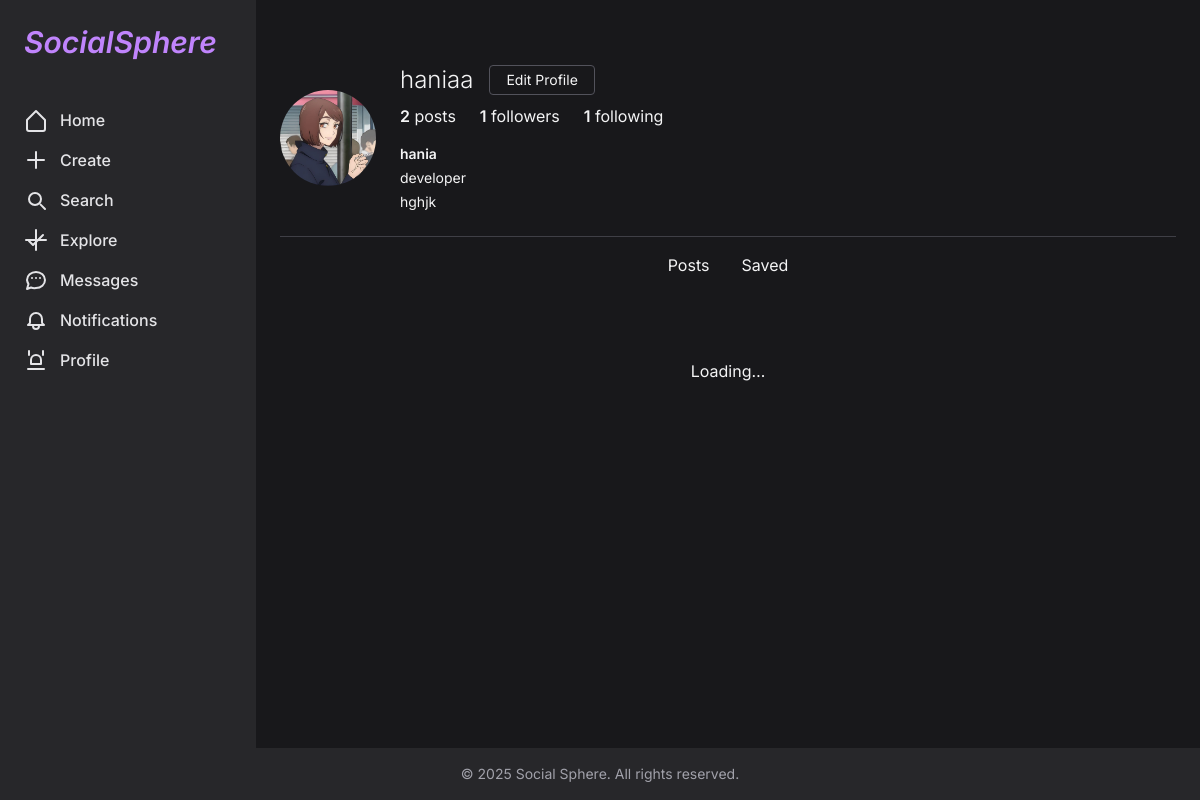
Page /users/haniaa/ (signed in) on the committed database.
### social/models.py (models this page shows, shortened)
class User(AbstractUser):
    email = models.EmailField(unique=True)
    date_of_birth = models.DateField(blank=True, null=True)
    bio = models.TextField(null=True, blank=True)
    photo = models.ImageField(upload_to="account_images/", blank=True, null=True)
    job = models.CharField(max_length=250, null=True, blank=True)
    following = models.ManyToManyField('self', through='Contact', related_name="followers", symmetrical=False)
    USERNAME_FIELD = 'email'
    REQUIRED_FIELDS = ['username']
    def get_followers(self):
        return [contact.user_from for contact in self.rel_to_set.all().order_by('-created')]
    def get_followings(self):
        return [contact.user_to for contact in self.rel_from_set.all().order_by('-created')]

### social/views.py (the view)
# urls.py: path('users/<username>/', views.profile_view, name='user_detail'),
@login_required
def profile_view(request, username):
    user_obj = get_object_or_404(User, username=username, is_active=True)
    is_self = (request.user == user_obj)
    return render(request, 'user/profile.html', {
        'user': user_obj,
        'is_self': is_self,
        'followers': user_obj.get_followers(),
        'following': user_obj.get_followings(),
    })

### social/context_processors.py (called while the page is built)
def notifications(request):
    if not request.user.is_authenticated:
        return {}
    last_login = request.user.last_login or timezone.now()
    msg_count = Message.objects.filter(
        thread__participants=request.user,
        is_read=False
    ).exclude(sender=request.user).count()
    fol_count = Contact.objects.filter(
        user_to=request.user,
        created__gt=last_login
    ).count()
    com_count = Comment.objects.filter(
        post__author=request.user,
        created__gt=last_login
    ).count()
    return {
        'notif_messages': msg_count,
        'notif_followers': fol_count,
        'notif_comments': com_count,
    }

def notifications_count(request):
    if request.user.is_authenticated:
        count = Notification.objects.filter(user=request.user, unread=True).count()
        return {'notifications_count': count}
    return {'notifications_count': 0}

def unread_messages_count(request):
    if not request.user.is_authenticated:
        return {}
    count = Message.objects.filter(
        thread__participants=request.user,
        is_read=False
    ).exclude(sender=request.user).count()
    return {'unread_messages_count': count}

### social/templates/user/profile.html (shortened to what this page needs)
{% extends 'base.html' %}
{% load static humanize %}
{% block content %}
<div class="max-w-4xl mx-auto py-6 space-y-6">
  <div class="flex items-center space-x-6">
    {% if user.photo %}
      <img src="{{ user.photo.url }}"
           class="w-24 h-24 rounded-full object-cover"/>
    {% else %}
      <div class="w-24 h-24 rounded-full bg-zinc-700 flex items-center justify-center text-zinc-300 text-4xl">
        {{ user.username|slice:":1"|upper }}
      </div>
    {% endif %}
    <div class="flex-1 space-y-2">
      <div class="flex items-center space-x-4">
        <h1 class="text-2xl font-light">{{ user.username }}</h1>
        {% if is_self %}
          <a href="{% url 'social:edit_account' %}"
             class="px-4 py-1 border border-zinc-600 rounded text-sm hover:bg-zinc-700 transition">
            Edit Profile
          </a>
        {% endif %}
      </div>
      <div class="flex space-x-6">
        <span><span class="font-semibold">{{ user.user_posts.count }}</span> posts</span>
        <span id="followersBtn" class="cursor-pointer">
          <span class="font-semibold">{{ followers|length }}</span> followers
        </span>
        <span id="followingBtn" class="cursor-pointer">
          <span class="font-semibold">{{ following|length }}</span> following
        </span>
      </div>
      {% if user.first_name or user.bio or user.job %}
        <div class="pt-2 text-sm space-y-1">
          {% if user.get_full_name != "" %}
            <p class="font-semibold">{{ user.get_full_name }}</p>
          {% endif %}
          {% if user.job %}
            <p>{{ user.job }}</p>
          {% endif %}
          {% if user.bio %}
            <p>{{ user.bio }}</p>
          {% endif %}
        </div>
      {% endif %}
    </div>
  </div>
  <div class="border-t border-zinc-700">
    <nav class="flex space-x-8 justify-center">
      <button id="tabPosts"
              class="py-4 border-b-2 border-transparent hover:border-zinc-500 transition">
        Posts
      </button>
      <button id="tabSaved"
              class="py-4 border-b-2 border-transparent hover:border-zinc-500 transition">
        Saved
      </button>
    </nav>
  </div>
  <div id="postsLoader" class="text-center py-4">Loading…</div>
</div>
{% endblock %}

### social/templates/base.html (style rules this page uses)
body { font-family: 'Inter', sans-serif; }

### rows in the picture
User: photo (picture), username "haniaa", user_posts.count "2", get_full_name "hania", job "developer", bio "hghjk"

### other values in the picture
{{ followers|length }} "1"
{{ following|length }} "1"
